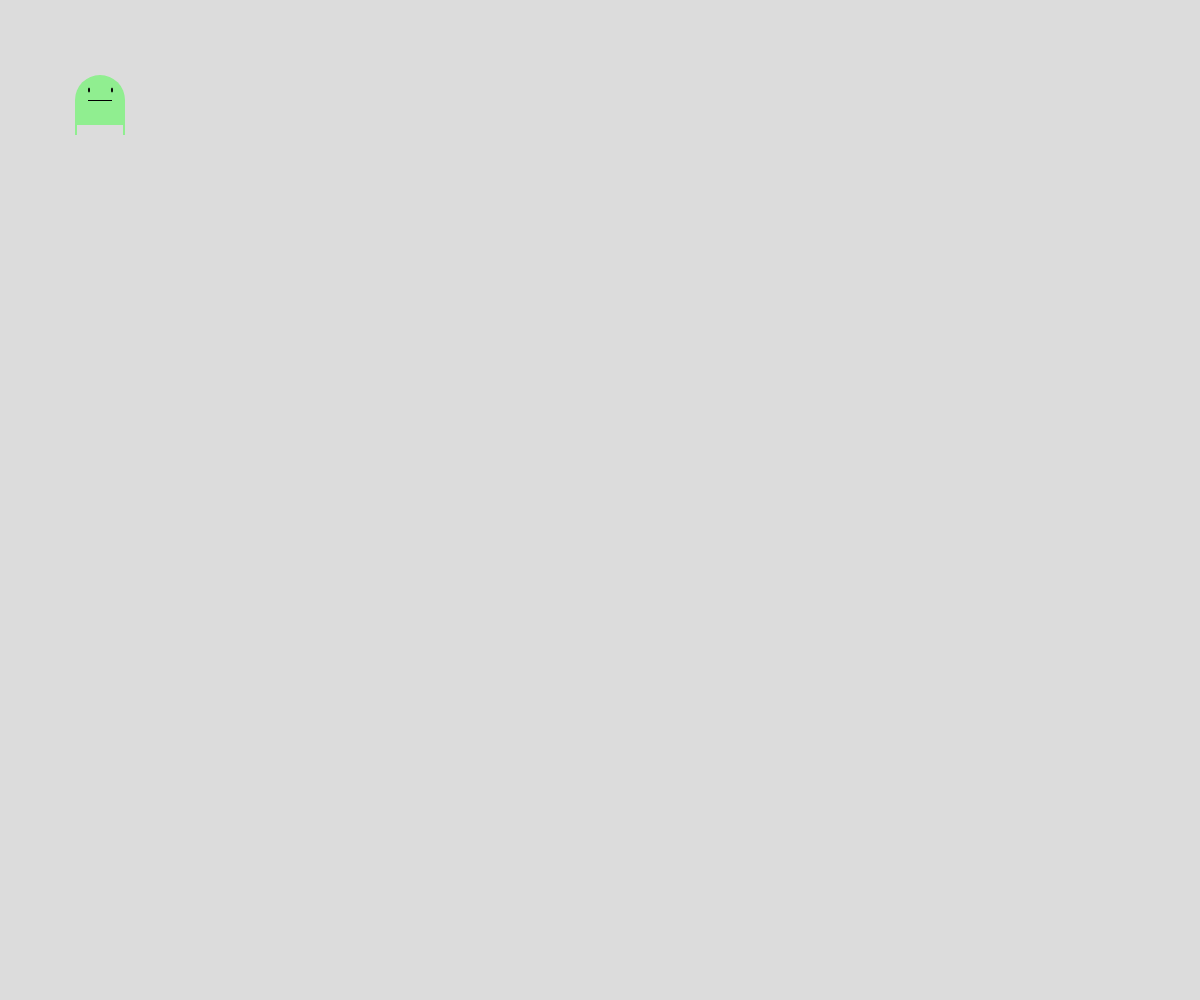
Frame 1 (no input)
Frame 60 (no input): identical to frame 1, image omitted
Frame 120 (the mouse pressed at the canvas centre since frame 60): identical to frame 1, image omitted

The p5.js sketch that drew this single still picture (run headless with seeded random() and noise() and a simulated clock; from frame 60 on, the mouse is pressed at the canvas centre):

// p5.js sketch
// ── sketch.js
// Project Title
// Your Name
// Date
//
// Extra for Experts:
// - describe what you did to take this project "above and beyond"


function setup() {
  createCanvas(windowWidth, windowHeight);
}

function draw() {
  background(220);
  drawAlien();
}

let headSize = 0 ;



function drawAlien(){
  noStroke();
  let g = color("lightgreen");
  let b = color("black");
  //circle top   
  fill(g);
  circle(100, 100, 50+headSize);
  
  //the body part
  fill(g);
  rect(75, 100, 50 , 25);

  //the leg
  fill(g);
  rect(75, 125, 2, 10);
  rect(123, 125, 2, 10);

  //face
  fill(b);
  ellipse(89, 90, 2, 5);
  ellipse(112, 90, 2, 5);
  rect(88, 100, 24, 1);
}
